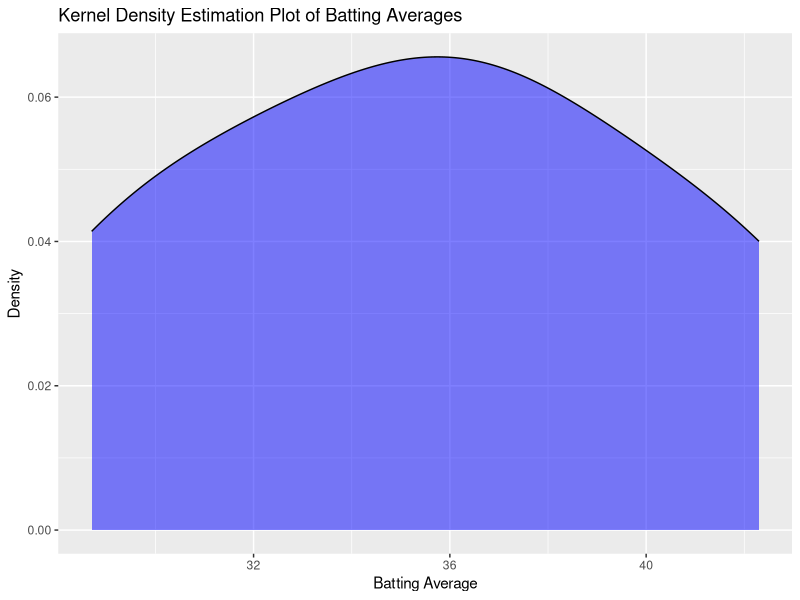

Recreate this plot in R.
library(ggplot2)

# Sample data (replace with your actual dataset)
players <- c("Player A", "Player B", "Player C", "Player D", "Player E")
batting_averages <- c(35.6, 42.3, 28.7, 38.2, 32.5)

# Create a dataframe
data <- data.frame(Player = players, BattingAverage = batting_averages)

# Create a KDE plot of batting averages
ggplot(data, aes(x = BattingAverage)) +
  geom_density(fill = "blue", alpha = 0.5) +
  labs(title = "Kernel Density Estimation Plot of Batting Averages",
       x = "Batting Average",
       y = "Density")